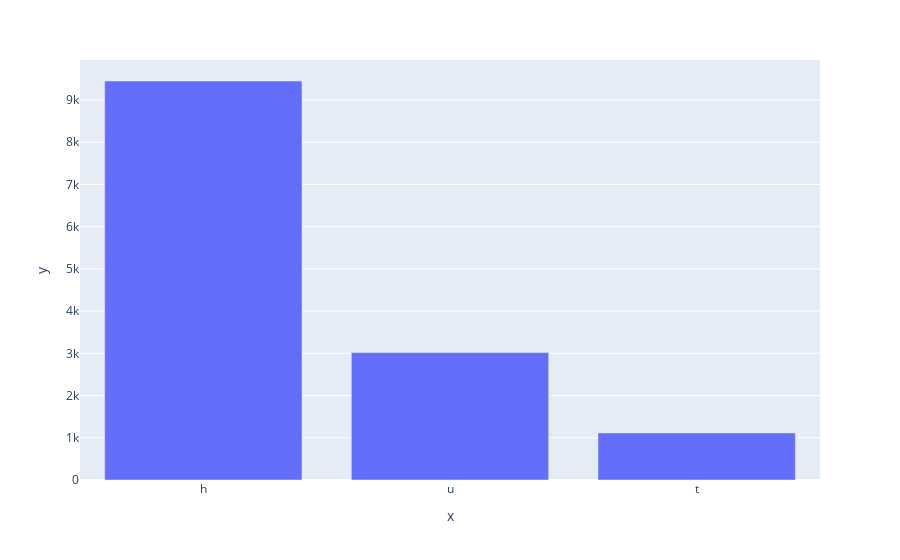
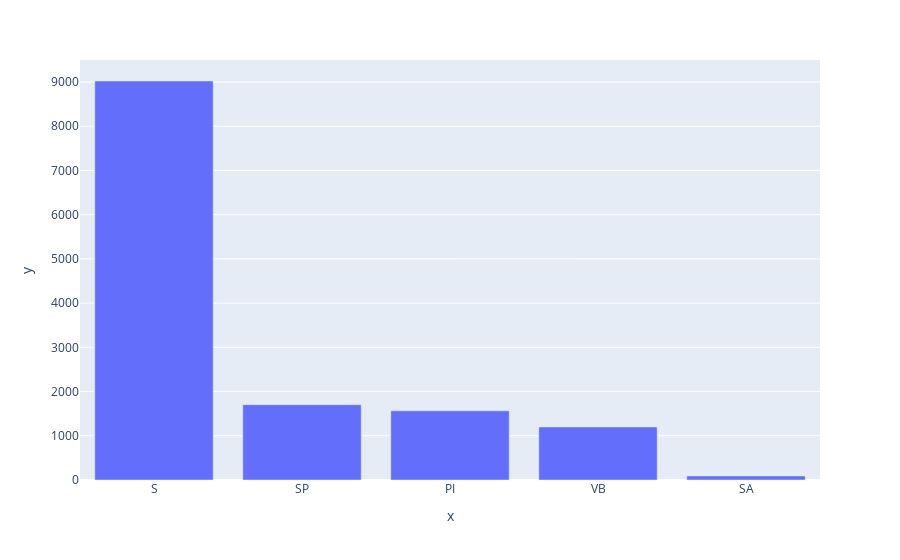
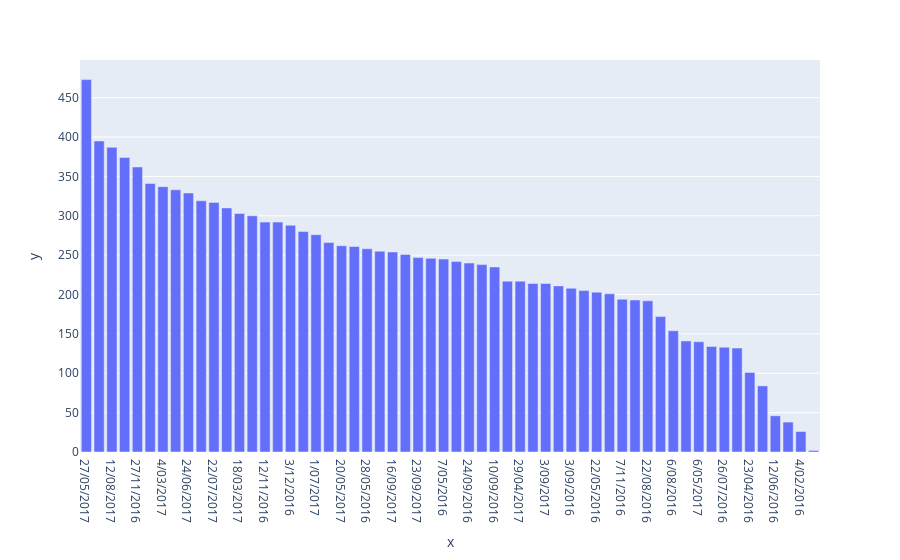
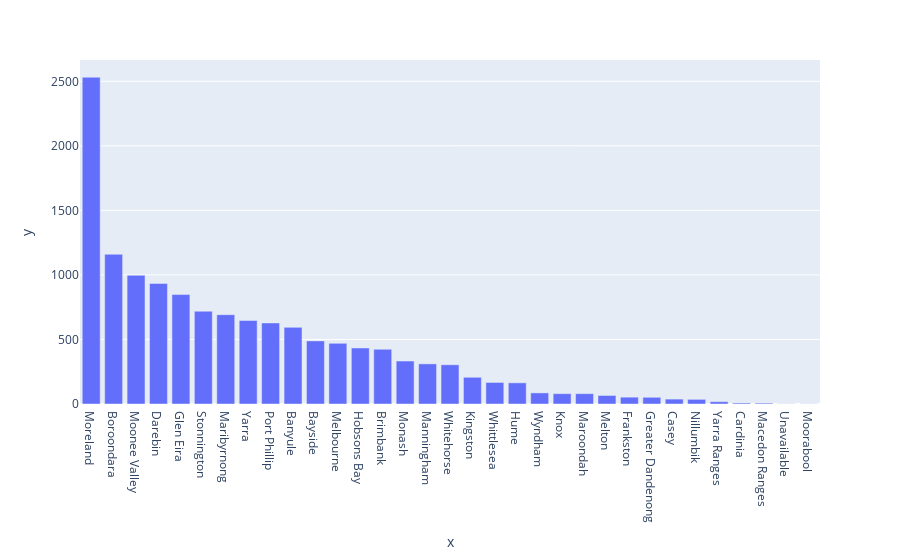

The notebook cell these images were saved under, in order:
### Code cell
# plt.figure(figsize=(10, 5))

# [ 'Regionname', 'Method', 'Method', 'Type' ]
for idx, column in enumerate(categorical_features):
    
    df = data.copy()
    
    unique = df[column].value_counts(); # ascending=True
 
    plt.subplot(len(categorical_features), 2, idx+1)    
    
    fig = px.bar(x=unique.index, y=unique.values)
    fig.show()
    
    plt.title("Count of "+ column)
#     plt.bar(unique.index, unique.values);
    
    plt.xlabel(column)
    plt.ylabel("Number of "+ column)
    
# plt.tight_layout()
plt.show()

### Figure 1 — Plotly figure (JSON) as saved in the notebook; plotly's stock layout.template omitted (floating-point values rounded to 4 significant figures)
{"data": [{"alignmentgroup": "True", "hovertemplate": "x=%{x}<br>y=%{y}<extra></extra>", "legendgroup": "", "marker": {"color": "#636efa", "pattern": {"shape": ""}}, "name": "", "offsetgroup": "", "orientation": "v", "showlegend": false, "textposition": "auto", "type": "bar", "x": ["h", "u", "t"], "xaxis": "x", "y": [9449, 3017, 1114], "yaxis": "y"}], "layout": {"barmode": "relative", "legend": {"tracegroupgap": 0}, "margin": {"t": 60}, "xaxis": {"anchor": "y", "domain": [0, 1], "title": {"text": "x"}}, "yaxis": {"anchor": "x", "domain": [0, 1], "title": {"text": "y"}}}}

### Figure 2 — Plotly figure (JSON) as saved in the notebook; plotly's stock layout.template omitted (floating-point values rounded to 4 significant figures)
{"data": [{"alignmentgroup": "True", "hovertemplate": "x=%{x}<br>y=%{y}<extra></extra>", "legendgroup": "", "marker": {"color": "#636efa", "pattern": {"shape": ""}}, "name": "", "offsetgroup": "", "orientation": "v", "showlegend": false, "textposition": "auto", "type": "bar", "x": ["S", "SP", "PI", "VB", "SA"], "xaxis": "x", "y": [9022, 1703, 1564, 1199, 92], "yaxis": "y"}], "layout": {"barmode": "relative", "legend": {"tracegroupgap": 0}, "margin": {"t": 60}, "xaxis": {"anchor": "y", "domain": [0, 1], "title": {"text": "x"}}, "yaxis": {"anchor": "x", "domain": [0, 1], "title": {"text": "y"}}}}

### Figure 3 — Plotly figure (JSON) as saved in the notebook; plotly's stock layout.template omitted (floating-point values rounded to 4 significant figures)
{"data": [{"alignmentgroup": "True", "hovertemplate": "x=%{x}<br>y=%{y}<extra></extra>", "legendgroup": "", "marker": {"color": "#636efa", "pattern": {"shape": ""}}, "name": "", "offsetgroup": "", "orientation": "v", "showlegend": false, "textposition": "auto", "type": "bar", "x": ["27/05/2017", "3/06/2017", "12/08/2017", "17/06/2017", "27/11/2016", "29/07/2017", "4/03/2017", "25/02/2017", "24/06/2017", "10/12/2016", "22/07/2017", "8/07/2017", "18/03/2017", "15/10/2016", "12/11/2016", "15/07/2017", "3/12/2016", "8/04/2017", "1/07/2017", "19/11/2016", "20/05/2017", "18/06/2016", "28/05/2016", "13/05/2017", "16/09/2017", "8/10/2016", "23/09/2017", "26/08/2017", "7/05/2016", "17/09/2016", "24/09/2016", "28/08/2016", "10/09/2016", "16/04/2016", "29/04/2017", "4/06/2016", "3/09/2017", "27/06/2016", "3/09/2016", "9/09/2017", "22/05/2016", "19/08/2017", "7/11/2016", "14/05/2016", "22/08/2016", "30/07/2016", "6/08/2016", "16/07/2016", "6/05/2017", "22/04/2017", "26/07/2016", "13/08/2016", "23/04/2016", "11/02/2017", "12/06/2016", "11/03/2017", "4/02/2016", "28/01/2016"], "xaxis": "x", "y": [473, 395, 387, 374, 362, 341, 337, 333, 329, 319, 317, 310, 303, 300, 292, 292, 288, 280, 276, 266, 262, 261, 258, 255, 254, 251, 247, 246, 245, 242, 240, 238, 235, 217, 217, 214, 214, 211, 208, 205, 203, 201, 194, 193, 192, 172, 154, 141, 140, 134, 133, 132, 101, 84, 46, 38, 26, 2], "yaxis": "y"}], "layout": {"barmode": "relative", "legend": {"tracegroupgap": 0}, "margin": {"t": 60}, "xaxis": {"anchor": "y", "domain": [0, 1], "title": {"text": "x"}}, "yaxis": {"anchor": "x", "domain": [0, 1], "title": {"text": "y"}}}}

### Figure 4 — Plotly figure (JSON) as saved in the notebook; plotly's stock layout.template omitted (floating-point values rounded to 4 significant figures)
{"data": [{"alignmentgroup": "True", "hovertemplate": "x=%{x}<br>y=%{y}<extra></extra>", "legendgroup": "", "marker": {"color": "#636efa", "pattern": {"shape": ""}}, "name": "", "offsetgroup": "", "orientation": "v", "showlegend": false, "textposition": "auto", "type": "bar", "x": ["Moreland", "Boroondara", "Moonee Valley", "Darebin", "Glen Eira", "Stonnington", "Maribyrnong", "Yarra", "Port Phillip", "Banyule", "Bayside", "Melbourne", "Hobsons Bay", "Brimbank", "Monash", "Manningham", "Whitehorse", "Kingston", "Whittlesea", "Hume", "Wyndham", "Knox", "Maroondah", "Melton", "Frankston", "Greater Dandenong", "Casey", "Nillumbik", "Yarra Ranges", "Cardinia", "Macedon Ranges", "Unavailable", "Moorabool"], "xaxis": "x", "y": [2532, 1160, 997, 934, 848, 719, 692, 647, 628, 594, 489, 470, 434, 424, 333, 311, 304, 207, 167, 164, 86, 80, 80, 66, 53, 52, 38, 36, 18, 8, 7, 1, 1], "yaxis": "y"}], "layout": {"barmode": "relative", "legend": {"tracegroupgap": 0}, "margin": {"t": 60}, "xaxis": {"anchor": "y", "domain": [0, 1], "title": {"text": "x"}}, "yaxis": {"anchor": "x", "domain": [0, 1], "title": {"text": "y"}}}}
